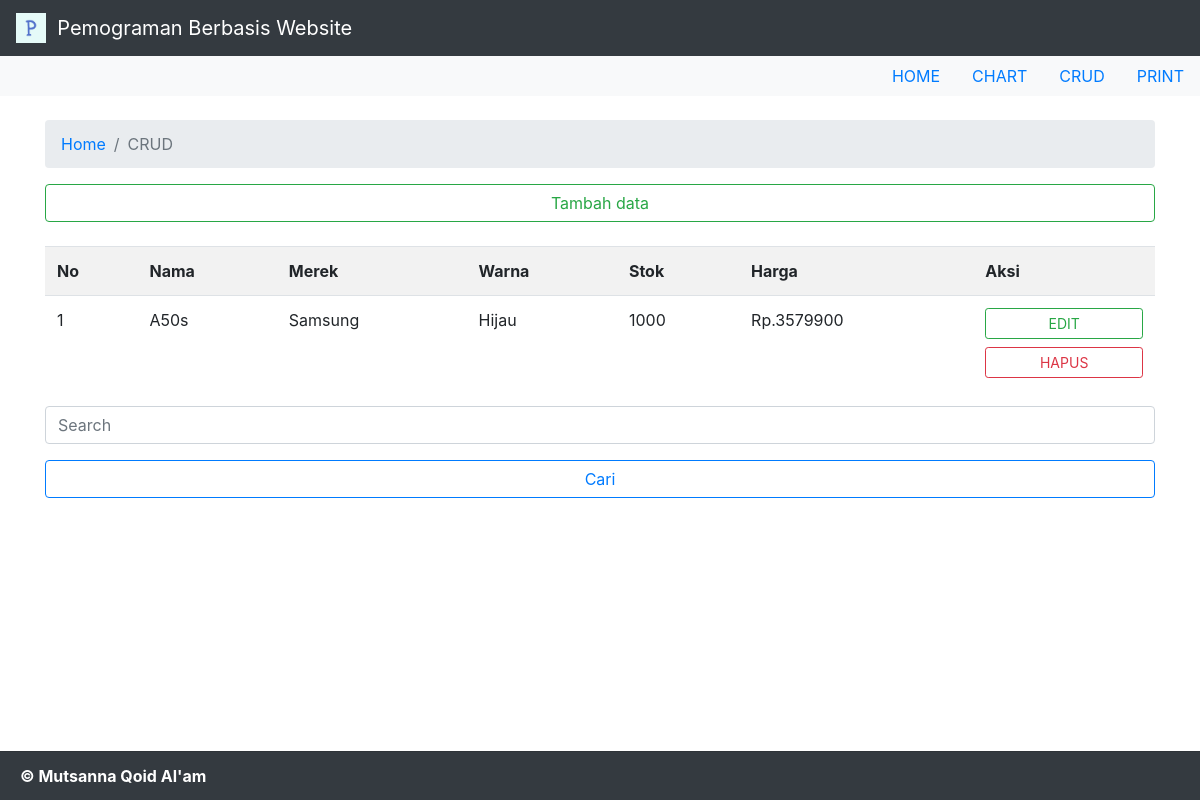
/page/crud_cari.php?cari=Samsung (signed in), run on the app's committed database.
### tables this page shows
CREATE TABLE `data_hp` (
  `id_hp` int(5) NOT NULL,
  `merek` varchar(20) NOT NULL,
  `nama` varchar(20) NOT NULL,
  `warna` varchar(20) NOT NULL,
  `stok` int(11) NOT NULL,
  `harga` int(15) NOT NULL,
  `foto` blob NOT NULL
);

### page/crud_cari.php (the view, shortened to what this page needs)
<!DOCTYPE html>
<html>
    <head>
	    <link rel="stylesheet" href="https://stackpath.bootstrapcdn.com/bootstrap/4.4.1/css/bootstrap.min.css">
        <link href="https://stackpath.bootstrapcdn.com/font-awesome/4.7.0/css/font-awesome.min.css" rel="stylesheet">
    </head>
    <body>
    <nav class="navbar navbar-dark bg-dark">
        <a class="navbar-brand" href="#">
        <img src="../img/p.png" width="30" height="30" class="d-inline-block align-top" alt="">
            &nbsp;Pemograman Berbasis Website
        </a>
    </nav>
    <ul class="nav justify-content-end bg-light">
        <li class="nav-item">
            <a class="nav-link" href="../index.php">HOME</a>
        </li>
        <li class="nav-item">
            <a class="nav-link" href="chart.php">CHART</a>
        </li>
        <li class="nav-item">
            <a class="nav-link" href="crud.php">CRUD</a>
        </li>
        <li class="nav-item">
            <a class="nav-link" href="cetak.php">PRINT</a>
        </li>
    </ul>
    <br>
    <div class="container">
    <nav aria-label="breadcrumb">
        <ol class="breadcrumb">
            <li class="breadcrumb-item"><a href="../index.php">Home</a></li>
            <li class="breadcrumb-item active" aria-current="page">CRUD</li>
        </ol>
    </nav>
    <a href="tambah.php" class="btn btn-outline-success btn-block">Tambah data</a>
    <br>
        <table class="table table-striped">
            <tr>
                <th>No</th>
                <th>Nama</th>
                <th>Merek</th>
                <th>Warna </th>
                <th>Stok</th>
                <th>Harga</th>
                <th>Aksi</th>
            </tr>
            <?php
                $cari = $_GET['cari'];
                include '../config/config.php';
                $query = "SELECT * FROM data_hp WHERE merek like '%$cari%' or nama like '%$cari%' or harga like '%$cari%'";
                $result = mysqli_query($koneksi,$query);
            $no =1;
                while($data_hp = mysqli_fetch_array($result)) {
            ?>
                    <tr>
                        <td><?php echo $no++; ?></td>
                        <td><?php echo $data_hp['nama']; ?></td>
                        <td><?php echo $data_hp['merek']; ?></td>
                        <td><?php echo $data_hp['warna']; ?></td>
                        <td><?php echo $data_hp['stok']; ?></td>
                        <td>Rp.<?php echo $data_hp['harga']; ?></td>
                        <td>
					        <a class="btn btn-outline-success btn-sm btn-block" href="ubah.php?id=<?php echo $data_hp['id_hp']; ?>">EDIT</a>
					        <a class="btn btn-outline-danger btn-sm btn-block"href="../config/hapus.php?id=<?php echo $data_hp['id_hp']; ?>">HAPUS</a>
				        </td>
            <?php
                }
            ?>
        </table>
        <form method="post" action="crud_cari.php">
        <div class="form-group">
            <input class="form-control" name="cari" type="text" placeholder="Search">
        </div>
        <div class="form-group">
        <button type="submit" class="btn btn-outline-primary btn-block">Cari</button>
        </div>
        </form>
        <br>
        <br>
        <br>
        </div>
        <?php include('../content/footer.php');?>
    </body>
</html>

### data on the page
data_hp: nama "A50s", merek "Samsung", warna "Hijau", stok "1000", harga "3579900"
